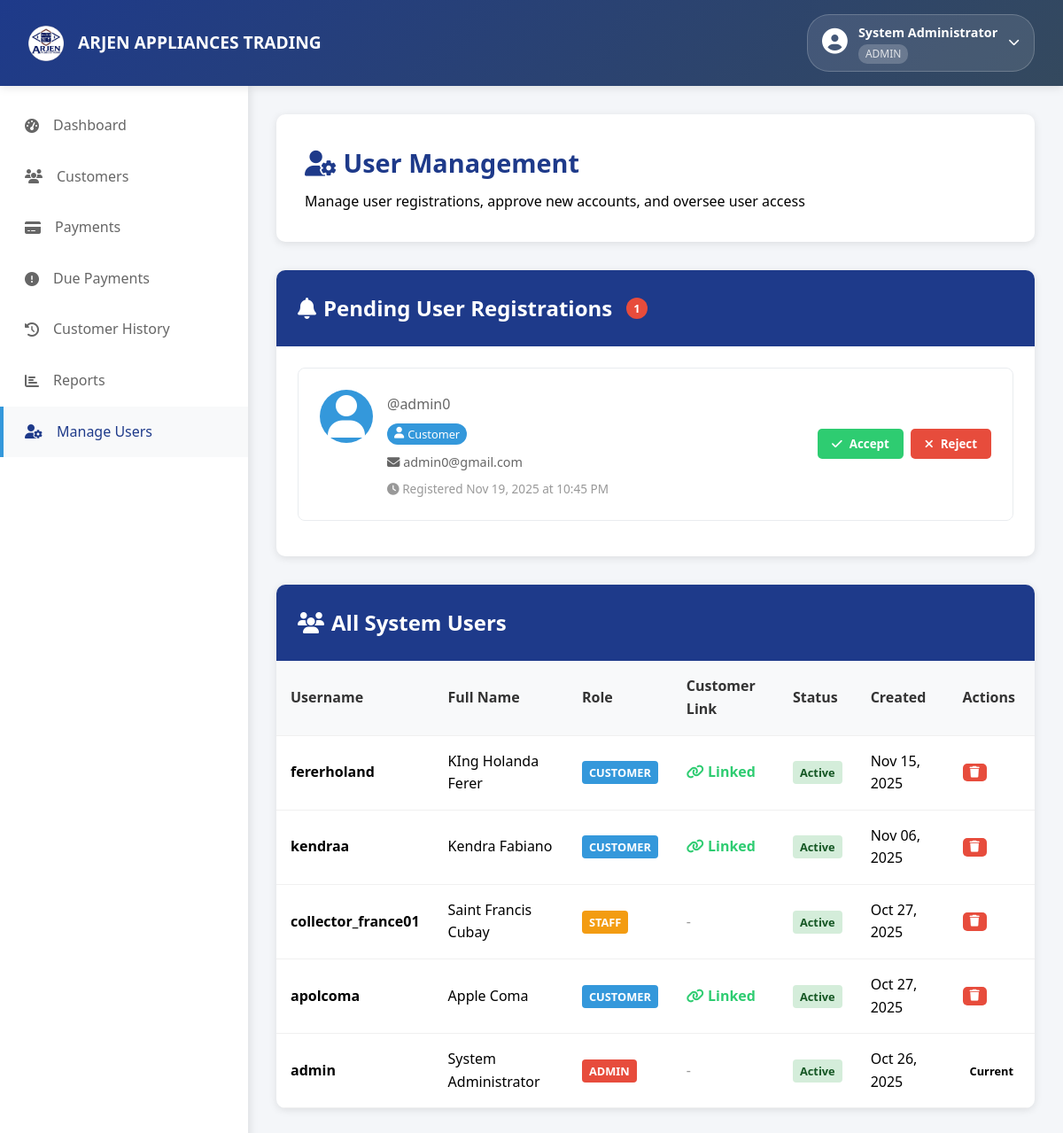
Before: /users/manage/ (signed in) with the older database file.
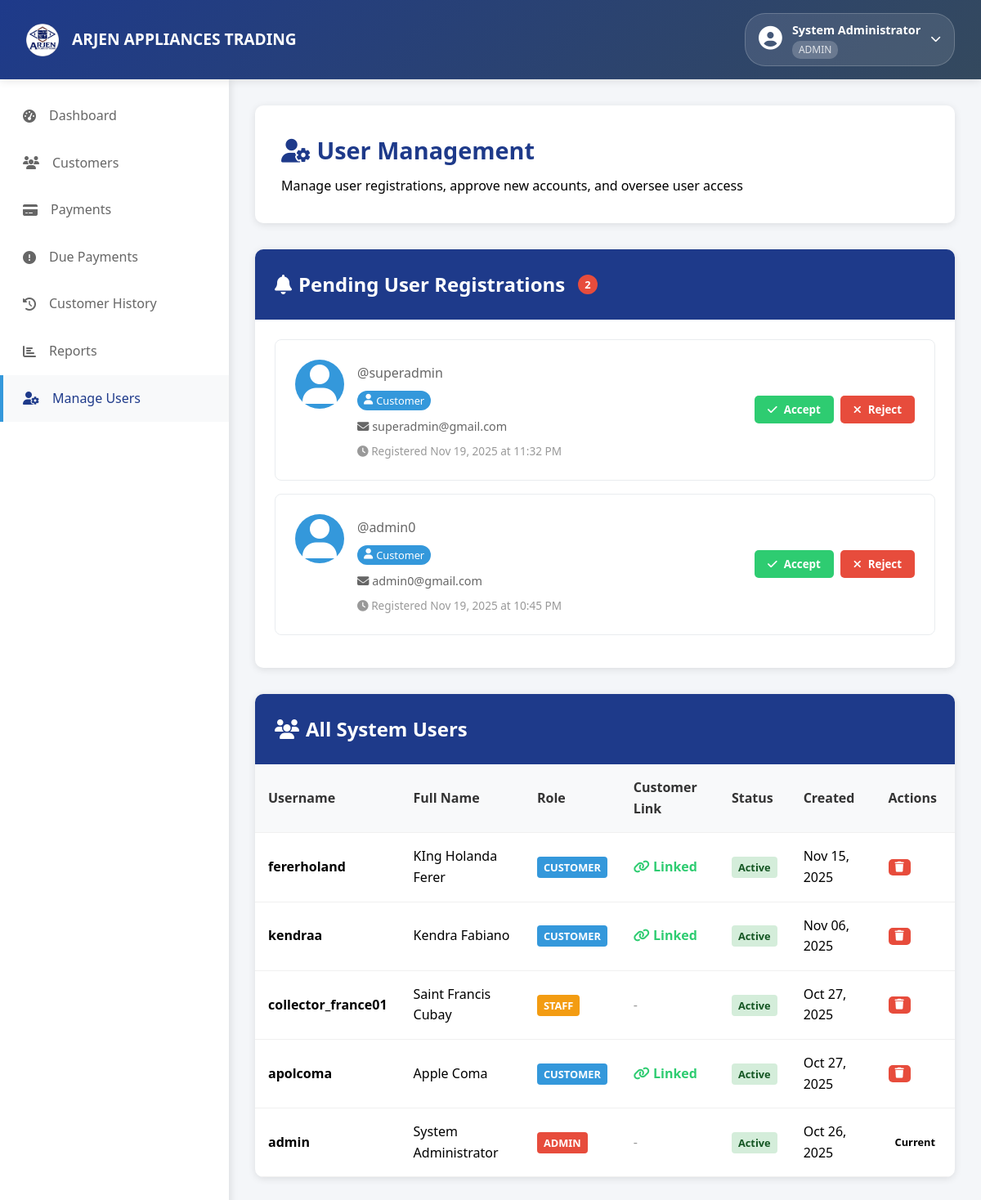
After: the same page with the newer database file.
### myapp/models.py (models this page shows, shortened)
class CustomUser(AbstractUser):
    ROLE_CHOICES = [
        ('admin', 'Admin'),
        ('staff', 'Staff'),
        ('customer', 'Customer'),
    ]
    STATUS_CHOICES = [
        ('active', 'Active'),
        ('inactive', 'Inactive'),
        ('pending', 'Pending'),
    ]
    full_name = models.CharField(max_length=100)
    phone = models.CharField(max_length=20, blank=True)
    role = models.CharField(max_length=10, choices=ROLE_CHOICES, default='customer')
    customer_id = models.IntegerField(null=True, blank=True)
    status = models.CharField(max_length=10, choices=STATUS_CHOICES, default='pending')
    last_login = models.DateTimeField(null=True, blank=True)
    created_at = models.DateTimeField(auto_now_add=True)
    updated_at = models.DateTimeField(auto_now=True)

### myapp/views.py (the view, shortened to what this page needs)
# urls.py: path('users/manage/', views.manage_users, name='manage_users'),
@login_required
def manage_users(request):
    if request.user.role != 'admin':
        messages.error(request, 'Access denied. Admin privileges required.')
        return redirect('index')
    pending_users = CustomUser.objects.filter(status='pending').order_by('-created_at')
    all_users = CustomUser.objects.filter(status='active').select_related().order_by('-created_at')
    unlinked_customers = Customer.objects.filter(
        status='active'
    ).exclude(
        id__in=CustomUser.objects.filter(customer_id__isnull=False).values_list('customer_id', flat=True)
    ).order_by('customers_name')
    context = {
        'pending_users': pending_users,
        'all_users': all_users,
        'unlinked_customers': unlinked_customers,
    }
    return render(request, 'admin/manage_users.html', context)

### templates/admin/manage_users.html (shortened to what this page needs)
{% load static %}
<!DOCTYPE html>
<html lang="en">
<head>
    <link rel="stylesheet" href="https://cdnjs.cloudflare.com/ajax/libs/font-awesome/6.4.0/css/all.min.css">
</head>
<body>
    <nav class="navbar">
        <div class="brand">
            <img src="{% static 'images/arjen_logo.png' %}" alt="Arjen Appliances Logo" style="height: 40px;">
            <div class="brand-text">ARJEN APPLIANCES TRADING</div>
        </div>
        <div class="user-menu">
            {% include 'includes/user_profile_dropdown.html' %}
        </div>
    </nav>
    <div class="main-container">
        {% include 'includes/admin_sidebar.html' %}
        <main class="content">
            <div class="page-header">
                <h1 class="page-title"><i class="fas fa-user-cog"></i> User Management</h1>
                <p>Manage user registrations, approve new accounts, and oversee user access</p>
            </div>
            {% if pending_users %}
            <div class="form-section">
                <h2 class="section-title">
                    <i class="fas fa-bell"></i> Pending User Registrations
                    <span class="notification-badge">{{ pending_users.count }}</span>
                </h2>
                <div class="pending-registrations">
                    {% for pending_user in pending_users %}
                    <div class="registration-card">
                        <div class="user-info-card">
                            <div class="user-avatar-large">
                                <i class="fas fa-user"></i>
                            </div>
                            <div class="user-details">
                                <p class="username">@{{ pending_user.username }}</p>
                                <div class="user-meta">
                                    <span class="role-badge role-{{ pending_user.role }}">
                                        <i class="fas fa-{% if pending_user.role == 'customer' %}user{% else %}user-tie{% endif %}"></i>
                                        {{ pending_user.get_role_display }}
                                    </span>
                                </div>
                                <div class="contact-info">
                                    {% if pending_user.email %}
                                    <span><i class="fas fa-envelope"></i> {{ pending_user.email }}</span>
                                    {% endif %}
                                </div>
                                <div class="registration-time">
                                    <i class="fas fa-clock"></i> Registered {{ pending_user.created_at|date:"M d, Y \a\\t g:i A" }}
                                </div>
                            </div>
                        </div>
                        <div class="action-buttons-card">
                            <form method="POST" style="display: inline;">
                                <button type="submit" name="approve_user" class="btn btn-success btn-approve">
                                    <i class="fas fa-check"></i> Accept
                                </button>
                            </form>
                            <form method="POST" style="display: inline;">
                                <button type="submit" name="reject_user" class="btn btn-danger btn-reject"
                                        onclick="return confirm('Are you sure you want to reject this registration?')">
                                    <i class="fas fa-times"></i> Reject
                                </button>
                            </form>
                        </div>
                    </div>
                    {% endfor %}
                </div>
            </div>
            {% endif %}
            <div class="table-section">
                <h2 class="section-title">
                    <i class="fas fa-users"></i> All System Users
                </h2>
                <table>
                    <thead>
                        <tr>
                            <th>Username</th>
                            <th>Full Name</th>
                            <th>Role</th>
                            <th>Customer Link</th>
                            <th>Status</th>
                            <th>Created</th>
                            <th>Actions</th>
                        </tr>
                    </thead>
                    <tbody>
                        {% for user in all_users %}
                        <tr>
                            <td><strong>{{ user.username }}</strong></td>
                            <td>{{ user.full_name }}</td>
                            <td>
                                <span class="badge badge-{{ user.role }}">
                                    {{ user.role|upper }}
                                </span>
                            </td>
                            <td>
                                {% if user.role == 'customer' %}
                                    {% if user.customer_id %}
                                        <span class="customer-linked">
                                            <i class="fas fa-link"></i> Linked
                                        </span>
                                    {% else %}
                                        <button class="btn btn-sm btn-warning" onclick="openLinkModal({{ user.id }}, '{{ user.username|addslashes }}')">
                                            <i class="fas fa-link"></i> Link Customer
                                        </button>
                                    {% endif %}
                                {% else %}
                                    <span class="text-muted">-</span>
                                {% endif %}
                            </td>
                            <td>
                                <span class="badge badge-{{ user.status }}">
                                    {{ user.get_status_display }}
                                </span>
                            </td>
                            <td>{{ user.created_at|date:"M d, Y" }}</td>
                            <td>
                                <div class="action-buttons">
                                    {% if user.id != request.user.id %}
                                        <a href="?delete={{ user.id }}" class="btn btn-danger btn-sm" onclick="return confirm('Are you sure you want to delete this user?')">
                                            <i class="fas fa-trash"></i>
                                        </a>
                                    {% else %}
                                        <span class="badge badge-info">Current</span>
                                    {% endif %}
                                </div>
                            </td>
                        </tr>
                        {% endfor %}
                    </tbody>
                </table>
            </div>
        </main>
    </div>
</body>
</html>

### templates/includes/user_profile_dropdown.html (shortened to what this page needs)
<div class="user-profile-dropdown">
    <div class="user-info-display" onclick="toggleProfileDropdown()">
        <div class="user-avatar">
            <i class="fas fa-user-circle"></i>
        </div>
        <div class="user-details">
            <span class="user-name">{{ user.full_name|default:user.username }}</span>
            <span class="user-role">{{ user.role|upper }}</span>
        </div>
        <i class="fas fa-chevron-down dropdown-arrow"></i>
    </div>
</div>

### templates/includes/admin_sidebar.html
<aside class="sidebar">
    <ul class="menu-items">
        <li class="menu-item {% if request.resolver_match.url_name == 'admin_dashboard' %}active{% endif %}">
            <a href="{% url 'admin_dashboard' %}">
                <i class="fas fa-tachometer-alt"></i>
                <span>Dashboard</span>
            </a>
        </li>
        <li class="menu-item {% if request.resolver_match.url_name == 'customers_list' %}active{% endif %}">
            <a href="{% url 'customers_list' %}">
                <i class="fas fa-users"></i>
                <span>Customers</span>
            </a>
        </li>
        <li class="menu-item {% if request.resolver_match.url_name == 'payments' %}active{% endif %}">
            <a href="{% url 'payments' %}">
                <i class="fas fa-credit-card"></i>
                <span>Payments</span>
            </a>
        </li>
        <li class="menu-item {% if request.resolver_match.url_name == 'due_payments_report' %}active{% endif %}">
            <a href="{% url 'due_payments_report' %}">
                <i class="fas fa-exclamation-circle"></i>
                <span>Due Payments</span>
            </a>
        </li>
        <li class="menu-item {% if request.resolver_match.url_name == 'customer_history' %}active{% endif %}">
            <a href="{% url 'customer_history' %}">
                <i class="fas fa-history"></i>
                <span>Customer History</span>
            </a>
        </li>
        <li class="menu-item {% if request.resolver_match.url_name == 'reports' %}active{% endif %}">
            <a href="{% url 'reports' %}">
                <i class="fas fa-chart-bar"></i>
                <span>Reports</span>
            </a>
        </li>
        {% if user.role == 'admin' %}
        <li class="menu-item {% if request.resolver_match.url_name == 'manage_users' %}active{% endif %}">
            <a href="{% url 'manage_users' %}">
                <i class="fas fa-user-cog"></i>
                <span>Manage Users</span>
            </a>
        </li>
        {% endif %}
    </ul>
</aside>

### templates/admin/manage_users.html (style rules this page uses)
* { margin: 0; padding: 0; box-sizing: border-box; font-family: 'Segoe UI', Tahoma, Geneva, Verdana, sans-serif; }
:root { --primary: #1e3a8a; --secondary: #3498db; --accent: #e74c3c; --success: #2ecc71; --warning: #f39c12; --text: #333; --text-light: #777; }
body { font-family: 'Segoe UI', Tahoma, Geneva, Verdana, sans-serif; background-color: #f4f6f9; line-height: 1.6; }
.navbar { background: linear-gradient(135deg, var(--primary), #34495e); color: white; padding: 1rem 2rem; display: flex; justify-content: space-between; align-items: center; box-shadow: 0 2px 10px rgba(0,0,0,0.1); position: sticky; top: 0; z-index: 1000; gap: 0.75rem; flex-wrap: wrap; }
.brand { display: flex; align-items: center; gap: 1rem; }
.brand-text { font-size: 1.2rem; font-weight: 600; }
.user-menu { display: flex; align-items: center; gap: 1rem; }
.main-container { display: flex; min-height: calc(100vh - 70px); }
.sidebar { width: 280px; background: white; box-shadow: 2px 0 10px rgba(0,0,0,0.1); }
.menu-items { list-style: none; padding: 1rem 0; }
.menu-item a { display: flex; align-items: center; gap: 1rem; padding: 1rem 1.5rem; color: #666; text-decoration: none; transition: all 0.3s ease; border-left: 4px solid transparent; }
.menu-item:hover a, .menu-item.active a { background: #f8f9fa; color: var(--primary); border-left-color: var(--secondary); }
.content { flex: 1; padding: 2rem; }
.page-header { background: white; padding: 2rem; border-radius: 10px; box-shadow: 0 2px 10px rgba(0,0,0,0.1); margin-bottom: 2rem; }
.page-title { color: var(--primary); font-size: 1.8rem; margin-bottom: 0.5rem; }
.form-section, .table-section { background: white; border-radius: 10px; box-shadow: 0 2px 10px rgba(0,0,0,0.1); margin-bottom: 2rem; overflow: hidden; }
.section-title { background: var(--primary); color: white; padding: 1.5rem; margin: 0; display: flex; align-items: center; gap: 0.5rem; }
.notification-badge { background: var(--accent); color: white; padding: 2px 8px; border-radius: 12px; font-size: 0.8rem; margin-left: 0.5rem; }
.pending-registrations { padding: 1.5rem; }
.registration-card { border: 1px solid #e9ecef; border-radius: 8px; padding: 1.5rem; margin-bottom: 1rem; display: flex; gap: 1.5rem; align-items: center; }
.user-info-card { display: flex; gap: 1rem; flex: 1; }
.user-avatar-large { width: 60px; height: 60px; background: var(--secondary); border-radius: 50%; display: flex; align-items: center; justify-content: center; color: white; font-size: 1.5rem; }
.username { color: #666; margin: 0 0 0.5rem 0; }
.user-meta, .contact-info { display: flex; gap: 1rem; margin-bottom: 0.5rem; }
.role-badge { background: var(--secondary); color: white; padding: 2px 8px; border-radius: 12px; font-size: 0.8rem; display: flex; align-items: center; gap: 0.25rem; }
.role-customer { background: #3498db; }
.contact-info span { color: #666; font-size: 0.9rem; }
.registration-time { color: #999; font-size: 0.85rem; }
.action-buttons-card { display: flex; gap: 0.5rem; }
.btn { padding: 0.5rem 1rem; border: none; border-radius: 5px; cursor: pointer; font-weight: 600; display: flex; align-items: center; gap: 0.5rem; text-decoration: none; transition: all 0.3s ease; }
.btn-success { background: #2ecc71; color: white; }
.btn-danger { background: #e74c3c; color: white; }
.btn-sm { padding: 0.25rem 0.5rem; font-size: 0.8rem; }
table { width: 100%; border-collapse: collapse; }
th, td { padding: 1rem; text-align: left; border-bottom: 1px solid #f0f0f0; }
th { background: #f8f9fa; font-weight: 600; color: var(--text); }
.badge { padding: 4px 8px; border-radius: 4px; font-size: 0.8rem; font-weight: 600; }
.badge-admin { background: #e74c3c; color: white; }
.badge-staff { background: #f39c12; color: white; }
.badge-customer { background: #3498db; color: white; }
.badge-active { background: #d4edda; color: #155724; }
.customer-linked { color: #2ecc71; font-weight: 600; }
.text-muted { color: #999; }
.action-buttons { display: flex; gap: 0.5rem; }

Changed rows visible on the page:
added CustomUser: username "superadmin", role "Customer", email "superadmin@gmail.com", created_at "Nov 19, 2025 at 11:32 PM", shown under "Pending User Registrations 2"
Other visible differences:
{{ pending_users.count }}: "1" → "2"
